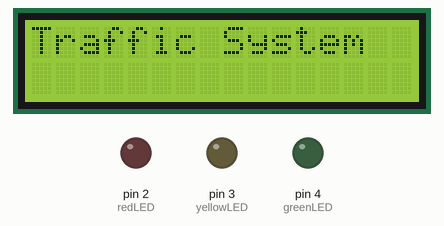
Bench run of a sketch on a simulated Arduino Uno, built with avr-gcc and run on an emulated ATmega328P. On the bench: 16×2 character LCD, output pins drawn as LEDs (lit = HIGH).

Above: at 0.1 s.
At 2.1 s:
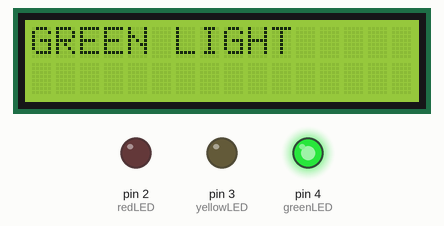
At 7.1 s:
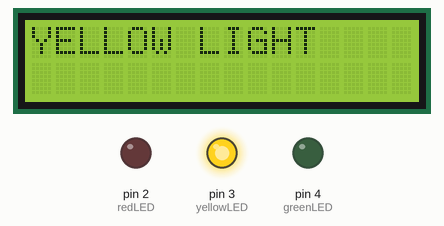
At 9.1 s:
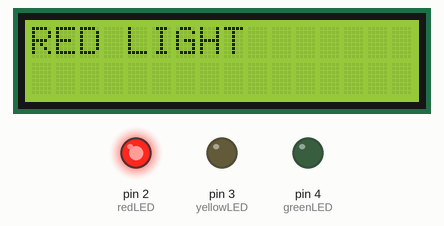
Timing chart, 0 to 39.6 s (numbered marks = the images above):
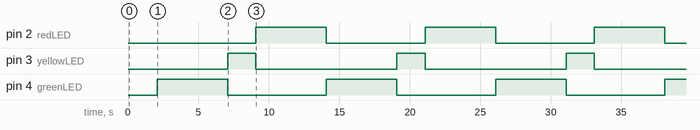

The sketch:

traffic_code.ino
```cpp
#include <LiquidCrystal.h>

// LCD pins (RS, EN, D4, D5, D6, D7)
LiquidCrystal lcd(9, 8, 13, 12, 11, 10);

// LED pins
int greenLED = 4;
int yellowLED = 3;
int redLED = 2;

void setup() {

  lcd.begin(16, 2);

  pinMode(greenLED, OUTPUT);
  pinMode(yellowLED, OUTPUT);
  pinMode(redLED, OUTPUT);

  lcd.print("Traffic System");
  delay(2000);
  lcd.clear();
}

void loop() {

  // GREEN LIGHT
  digitalWrite(greenLED, HIGH);
  digitalWrite(yellowLED, LOW);
  digitalWrite(redLED, LOW);

  lcd.setCursor(0,0);
  lcd.print("GREEN LIGHT   ");
  delay(5000);

  // YELLOW LIGHT
  digitalWrite(greenLED, LOW);
  digitalWrite(yellowLED, HIGH);
  digitalWrite(redLED, LOW);

  lcd.clear();
  lcd.print("YELLOW LIGHT  ");
  delay(2000);

  // RED LIGHT
  digitalWrite(greenLED, LOW);
  digitalWrite(yellowLED, LOW);
  digitalWrite(redLED, HIGH);

  lcd.clear();
  lcd.print("RED LIGHT     ");
  delay(5000);
}
```

Measured:
- by itself, pin 2 (redLED), pin 4 (greenLED): alternates HIGH for 5.0 s and LOW for 7.0 s
- by itself, pin 3 (yellowLED): alternates HIGH for 2.0 s and LOW for 10.0 s
- by itself, everything shown: repeats every 12.0 s, in 3 steps
- what the display in image 1 shows lasts 5.0 s, from 2.1 s to 7.1 s
- what the display in image 2 shows lasts 2.0 s, from 7.1 s to 9.1 s
